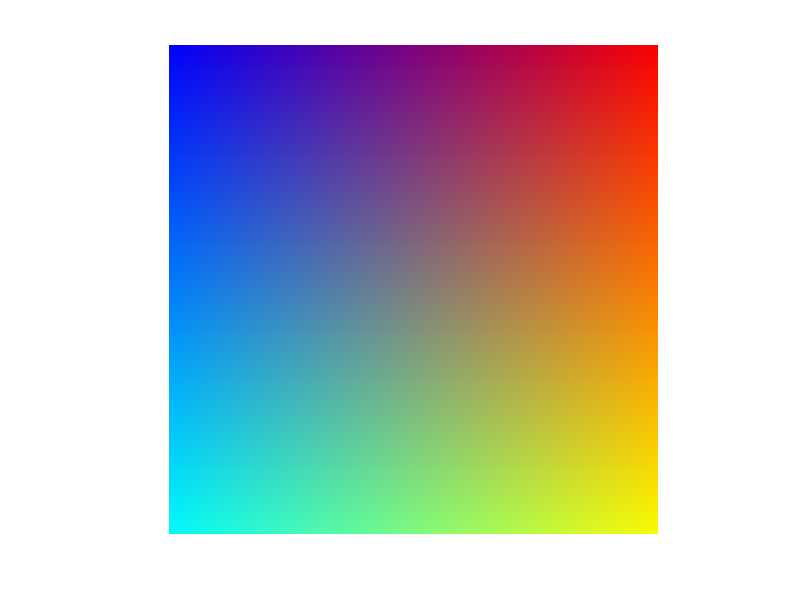

Here is the MATLAB script that generated this plot:
%part 2.1
%using vector multiplication
%increase red columnwise left to right
%increase green rowwise top to bottom
%decrease blue columnwise left to right

x = uint8(zeros(250,250,3)); %black image
x(:,:,1) = ones(1,250)'*[1:250]; %red
x(:,:,2) = [1:250]'*ones(1,250); %green
x(:,:,3) = ones(1,250)'*[250:-1:1];%blue

image(x); axis square; axis off;